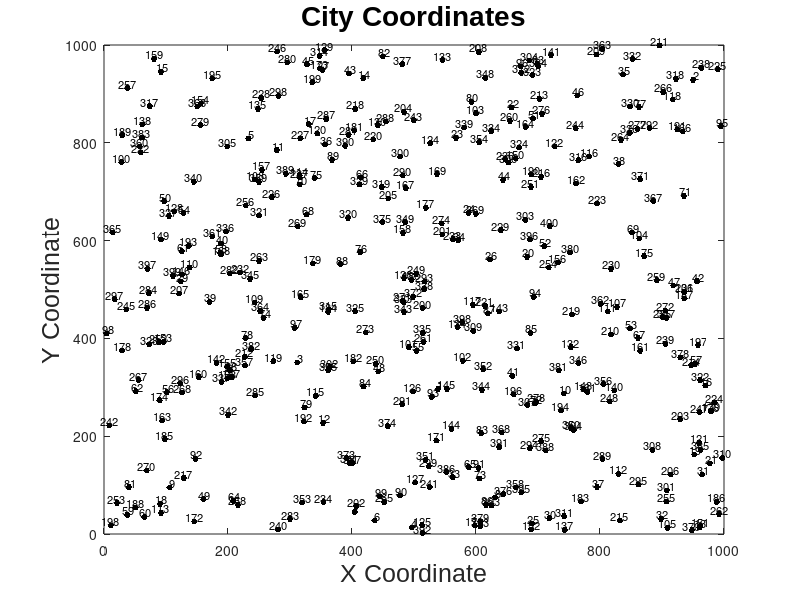

This chart was generated by the following MATLAB code: (Note: this script raises an error after producing the figure.)
clc; clear; close all;
%t=cputime;
tic;

cC = load('400.txt');

numCities = size(cC,1);
x=cC(1:numCities, 2);
y=cC(1:numCities, 3);
x(numCities+1)=cC(1,2);
y(numCities+1)=cC(1,3);

figure
plot(x',y','.k','MarkerSize',14)
labels = cellstr( num2str([1:numCities]') );  %' # labels correspond to their order
text(x(1:numCities)', y(1:numCities)', labels, 'VerticalAlignment','bottom', ...
    'HorizontalAlignment','center', 'fontsize', 8);
ylabel('Y Coordinate', 'fontsize', 18, 'fontname', 'Arial');
xlabel('X Coordinate', 'fontsize', 18, 'fontname', 'Arial');
title('City Coordinates', 'fontsize', 20, 'fontname', 'Arial');

numCoolingLoops = 500000;
numEquilbriumLoops = 1000;
pStart = 0.05;        % Probability of accepting worse solution at the start
pEnd = 0.00001;        % Probability of accepting worse solution at the end
tStart = -1.0/log(pStart); % Initial temperature
tEnd = -1.0/log(pEnd);     % Final temperature
frac = (tEnd/tStart)^(1.0/(numCoolingLoops-1.0));% Fractional reduction per cycle

cityRoute_i = generateInitialRoute(numCities, cC); % Get initial route
drawRoute(numCities, cityRoute_i, cC);

cityRoute_b = cityRoute_i;
cityRoute_j = cityRoute_i;
cityRoute_o = cityRoute_i;
% Initial distances
D_j = computeEUCDistance(numCities, cC, cityRoute_i);
D_o = D_j; D_b = D_j; D(1) = D_j;
numAcceptedSolutions = 1.0;
tCurrent = tStart;         % Current temperature = initial temperature
DeltaE_avg = 0.0;   % DeltaE Average

DeltaO = zeros(numCoolingLoops,0);

maxReHeating = 2;
reHeat = 0;
reHeatLoop = 0;

for i=1:numCoolingLoops
    disp(['Cycle: ',num2str(i),' starting temperature: ',num2str(tCurrent)])
    for j=1:numEquilbriumLoops
        cityRoute_j = perturbRoute(numCities, cityRoute_b, cC);
        D_j = computeEUCDistance(numCities, cC, cityRoute_j);
        DeltaE = abs(D_j-D_b);
        if (D_j > D_b) % objective function is worse
            if (i==1 && j==1) DeltaE_avg = DeltaE; end
            p = exp(-DeltaE/(DeltaE_avg * tCurrent));
            if (p > rand()) accept = true; else accept = false; end
        else accept = true; % objective function is better
        end
        if (accept==true)
            cityRoute_b = cityRoute_j;
            D_b = D_j;
            numAcceptedSolutions = numAcceptedSolutions + 1.0;
            DeltaE_avg = (DeltaE_avg * (numAcceptedSolutions-1.0) + ...
                DeltaE) / numAcceptedSolutions;
        end
    end

    DeltaO(i) = D_o - D_b;
    if (DeltaO(i) <= 0) frac = (tEnd/tStart)^(1.0/(numCoolingLoops-1.0)); else frac = 1 / (1+0.00001*DeltaO(i)*i); end

    tCurrent = frac * tCurrent; % Lower the temperature for next cycle
    cityRoute_o = cityRoute_b;  % Update optimal route at each cycle
    D(i+1) = D_b; %record the route distance for each temperature setting
    D_o = D_b; % Update optimal distance

    if(i >= reHeatLoop + 50 && sum(DeltaO(i-49:i)) == 0)
        if reHeat < maxReHeating
            reHeatLoop = i;
            reHeat = reHeat + 1;
            tCurrent = 0.33;
        end
    end

    if(i >= reHeatLoop + 100 && sum(DeltaO(i-99:i)) == 0)
        break;
    end
end
% print solution
disp(['Best solution: ',num2str(cityRoute_o)])

D_b=0; cR = cityRoute_o;
for i=1:numCities-1
    D_b = D_b + sqrt((cC(cR(i),2)-cC(cR(i+1),2))^2 + (cC(cR(i),3)-cC(cR(i+1),3))^2);
end
D_b = D_b + sqrt((cC(cR(numCities),2)-cC(cR(1),2))^2 + (cC(cR(numCities),3)-cC(cR(1),3))^2);
disp(['Best algo   objective: ',num2str(D_b)])
disp(['Best global objective: ',num2str(D_o)])

%Save city route to file
fileID = fopen('BestCR.txt','w');
fprintf(fileID,'%6.2f\n',cR);
fclose(fileID);

hold off
figure
set(0, 'defaultaxesfontname', 'Arial');
set(0, 'defaultaxesfontsize', 14);
plot(D,'r.-')
ylabel('Distance', 'fontsize', 14, 'fontname', 'Arial');
xlabel('Route Number', 'fontsize', 14, 'fontname', 'Arial');
title('Distance vs Route Number', 'fontsize', 16, 'fontname', 'Arial');


for i=1:numCities
    x(i)=cC(cR(i),2);
    y(i)=cC(cR(i),3);
end
x(numCities+1)=cC(cR(1),2);
y(numCities+1)=cC(cR(1),3);
figure
hold on
plot(x',y',...
    'r',...
    'LineWidth',1,...
    'MarkerSize',8,...
    'MarkerEdgeColor','b',...
    'MarkerFaceColor',[1.0,1.0,1.0])
plot(x(1),y(1),...
    'r',...
    'LineWidth',1,...
    'MarkerSize',8,...
    'MarkerEdgeColor','b',...
    'MarkerFaceColor',[1.0,0.0,0.0])
labels = cellstr( num2str([1:numCities]') );  %' # labels correspond to their order
text(x(1:numCities)', y(1:numCities)', labels, 'VerticalAlignment','middle', ...
    'HorizontalAlignment','center', 'fontsize', 6)

ylabel('Y Coordinate', 'fontsize', 18, 'fontname', 'Arial');
xlabel('X Coordinate', 'fontsize', 18, 'fontname', 'Arial');
title('Best City Route', 'fontsize', 20, 'fontname', 'Arial');
endTime = toc;
fprintf('Total time: %d minutes and %.1f seconds\n', floor(endTime/60), rem(endTime,60));
fprintf('time, %.2f solu %.4f \n', toc, D_b);

function drawRoute(numCities, cR, cC)
    for i=1:numCities
        a(i)=cC(cR(i),2);
        b(i)=cC(cR(i),3);
    end
    a(numCities+1)=cC(cR(1),2);
    b(numCities+1)=cC(cR(1),3);
    
    figure;
    hold on;
    plot(a',b',...
        'r',...
        'LineWidth',1,...
        'MarkerSize',8,...
        'MarkerEdgeColor','b',...
        'MarkerFaceColor',[1.0,1.0,1.0])
    plot(a(3),b(1),...
        'r',...
        'LineWidth',1,...
        'MarkerSize',8,...
        'MarkerEdgeColor','b',...
        'MarkerFaceColor',[1.0,0.0,0.0])

    ylabel('Y Coordinate', 'fontsize', 18, 'fontname', 'Arial');
    xlabel('X Coordinate', 'fontsize', 18, 'fontname', 'Arial');
    title('Initial Route', 'fontsize', 20, 'fontname', 'Arial');
end

